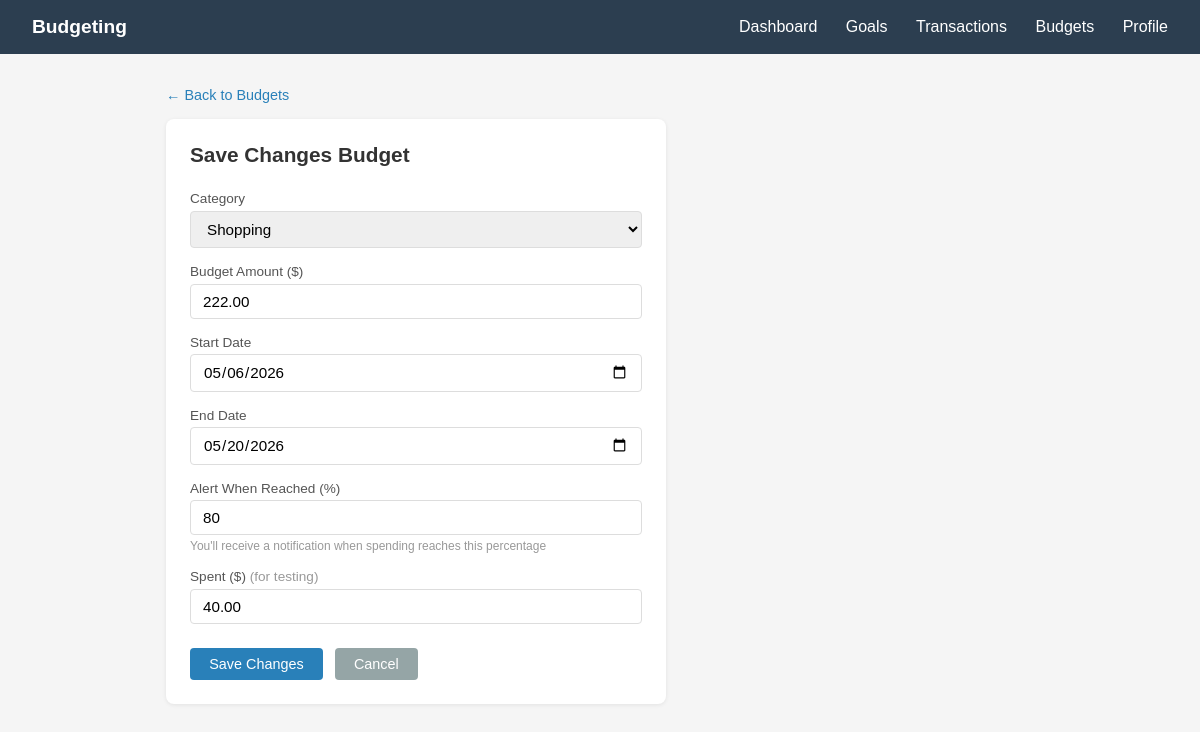
The page /budgets/2/edit/ (signed in) on the database its author committed.
### budgets/models.py (models this page shows, shortened)
class Budget(models.Model):
    user            = models.ForeignKey(settings.AUTH_USER_MODEL, on_delete=models.CASCADE)
    category        = models.ForeignKey("transactions.Category", on_delete=models.CASCADE)
    amount          = models.DecimalField(max_digits=10, decimal_places=2)
    start_date      = models.DateField()
    end_date        = models.DateField()
    alert_threshold = models.PositiveIntegerField(default=80)
    spent           = models.DecimalField(max_digits=10, decimal_places=2, default=0)  # temporary for testing
    class Meta:
        ordering = ['-start_date']

### budgets/views.py (the view, shortened to what this page needs)
# urls.py: path('<int:pk>/edit/', views.BudgetEditView.as_view(), name='budget_edit'),
@method_decorator(login_required, name='dispatch')
class BudgetEditView(View):
    def get(self, request, pk):
        budget = get_object_or_404(Budget, pk=pk, user=request.user)
        form = BudgetForm(request.user, instance=budget)
        return render(request, 'budgets/budget_form.html', {'form': form, 'action': 'Save Changes'})

### budgets/forms.py
class BudgetForm(forms.ModelForm):
    class Meta:
        model = Budget
        fields = ['category', 'amount', 'start_date', 'end_date', 'alert_threshold', 'spent']
    def __init__(self, user, *args, **kwargs):
        super().__init__(*args, **kwargs)
        self.fields['category'].queryset = Category.objects.filter(user=user)

### transactions/models.py (called while the page is built)
    def __str__(self):
        return self.name

### budgets/templates/budgets/budget_form.html (shortened to what this page needs)
{% extends 'base.html' %}
{% block content %}
<a href="{% url 'budgets:budget_list' %}" class="back-link">← Back to Budgets</a>
<div class="card">
    <h2>{{ action }} Budget</h2>
    <form method="post">
        <div class="field">
    <label>Category</label>
    {{ form.category }}
</div>
        <div class="field">
            <label>Budget Amount ($)</label>
            <input type="number" name="amount" step="0.01" min="0.01" placeholder="0.00"
                   value="{{ form.instance.amount|default:'' }}">
        </div>
        <div class="field">
            <label>Start Date</label>
            <input type="date" name="start_date"
                   value="{{ form.instance.start_date|date:'Y-m-d'|default:'' }}">
        </div>
        <div class="field">
            <label>End Date</label>
            <input type="date" name="end_date"
                   value="{{ form.instance.end_date|date:'Y-m-d'|default:'' }}">
        </div>
        <div class="field">
            <label>Alert When Reached (%)</label>
            <input type="number" name="alert_threshold" min="1" max="100"
                   value="{{ form.instance.alert_threshold|default:80 }}">
            <div class="hint">You'll receive a notification when spending reaches this percentage</div>
        </div>
        <div class="field">
            <label>Spent ($) <span style="color:#999; font-weight:400;">(for testing)</span></label>
            <input type="number" name="spent" step="0.01" min="0" placeholder="0.00"
                   value="{{ form.instance.spent|default:0 }}">
        </div>
        <div class="form-actions">
            <button type="submit" class="btn btn-primary">{{ action }}</button>
            <a href="{% url 'budgets:budget_list' %}" class="btn btn-secondary">Cancel</a>
        </div>
    </form>
</div>
{% endblock %}

### saving_goals/templates/base.html (style rules this page uses)
* { box-sizing: border-box; margin: 0; padding: 0; }
body { font-family: Arial, sans-serif; background: #f5f5f5; color: #333; }
.btn { display: inline-block; padding: 0.5rem 1.2rem; border-radius: 4px; border: none; cursor: pointer; font-size: 0.9rem; text-decoration: none; }
.btn-primary { background: #2980b9; color: white; }
.btn-secondary { background: #95a5a6; color: white; }

### budgets/templates/budgets/budget_form.html (style rules this page uses)
.back-link { color: #2980b9; text-decoration: none; font-size: 0.9rem; display: inline-block; margin-bottom: 1rem; }
.card { background: white; border-radius: 8px; padding: 1.5rem; box-shadow: 0 1px 4px rgba(0,0,0,0.08); max-width: 500px; }
.card h2 { font-size: 1.3rem; margin-bottom: 1.5rem; }
.field { margin-bottom: 1rem; }
.field label { display: block; font-size: 0.85rem; color: #555; margin-bottom: 0.3rem; font-weight: 500; }
.field input, .field select { width: 100%; padding: 0.5rem 0.75rem; border: 1px solid #ddd; border-radius: 4px; font-size: 0.95rem; font-family: Arial, sans-serif; }
.field .hint { font-size: 0.75rem; color: #999; margin-top: 0.25rem; }
.form-actions { display: flex; gap: 0.75rem; margin-top: 1.5rem; }

### rows shown on the page
Budget: category "Shopping", amount "222.00", start_date "05/06/2026", end_date "05/20/2026", alert_threshold "80", spent "40.00"

### other values the page prints
{{ action }} "Save Changes"
